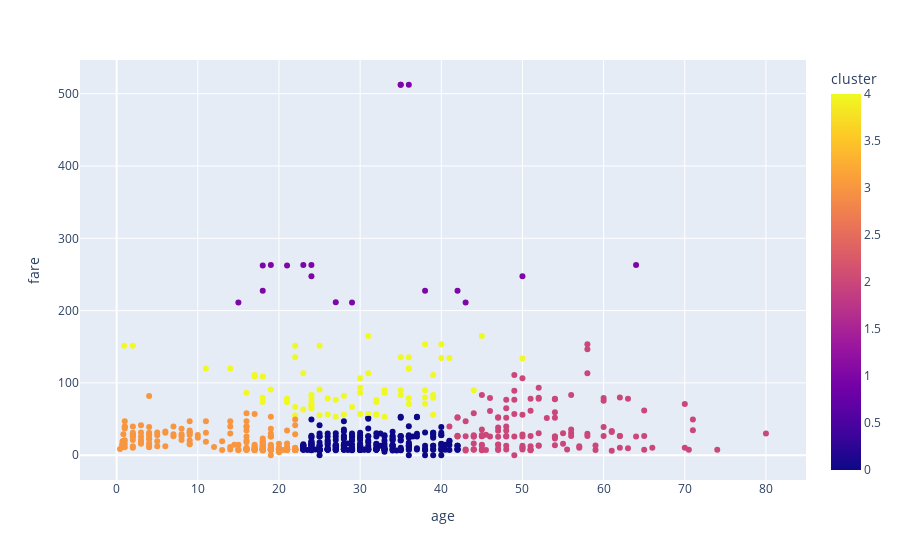

Notebook code cell kept with this figure:
### Code cell
import plotly.express as px
fig = px.scatter(df, x='age', y='fare', color='cluster')
fig.show()

### Figure 1 — Plotly figure (JSON) as saved in the notebook; plotly's stock layout.template omitted (floating-point values rounded to 4 significant figures; data arrays with more than 128 entries replaced by an {"elided": "..."} marker saying what was removed)
{"data": [{"hovertemplate": "age=%{x}<br>fare=%{y}<br>cluster=%{marker.color}<extra></extra>", "legendgroup": "", "marker": {"color": {"elided": "891 int values"}, "coloraxis": "coloraxis", "symbol": "circle"}, "mode": "markers", "name": "", "orientation": "v", "showlegend": false, "type": "scatter", "x": {"elided": "891 float values"}, "xaxis": "x", "y": {"elided": "891 float values"}, "yaxis": "y"}], "layout": {"coloraxis": {"colorbar": {"title": {"text": "cluster"}}, "colorscale": [[0, "#0d0887"], [0.1111, "#46039f"], [0.2222, "#7201a8"], [0.3333, "#9c179e"], [0.4444, "#bd3786"], [0.5556, "#d8576b"], [0.6667, "#ed7953"], [0.7778, "#fb9f3a"], [0.8889, "#fdca26"], [1, "#f0f921"]]}, "legend": {"tracegroupgap": 0}, "margin": {"t": 60}, "xaxis": {"anchor": "y", "domain": [0, 1], "title": {"text": "age"}}, "yaxis": {"anchor": "x", "domain": [0, 1], "title": {"text": "fare"}}}}
